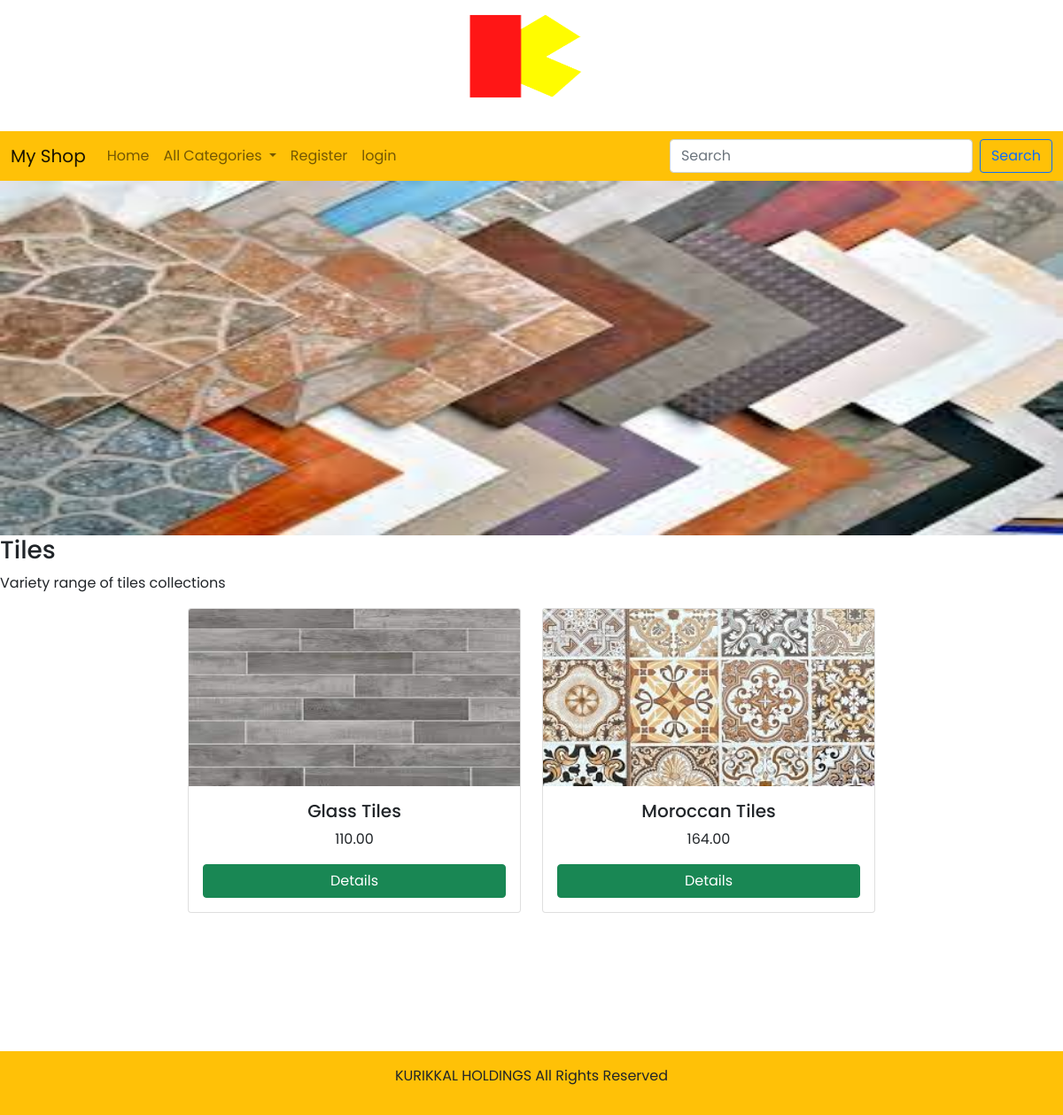
The app's page /product/Tiles with its own data.
### shop/models.py (models this page shows, shortened)
class Category(models.Model):
    name=models.CharField(max_length=20)
    desc=models.TextField()
    image=models.ImageField(upload_to="Category",null=True,blank=True)

class Product(models.Model):
    name = models.CharField(max_length=30)
    desc = models.TextField(default="")
    image = models.ImageField(upload_to='product', null=True, blank=True)
    price = models.DecimalField(max_digits=10, decimal_places=2)
    stock = models.IntegerField(default=0)
    available = models.BooleanField(default=True)
    created = models.DateTimeField(auto_now_add=True)
    updated = models.DateTimeField(auto_now=True)
    category = models.ForeignKey(Category, on_delete=models.CASCADE)

### shop/views.py (the view)
# urls.py: path('product/<p>',views.product,name='product'),
def product(request,p):
    c=Category.objects.get(name=p)
    p=Product.objects.filter(category=c)
    return render(request, 'product.html', context={'c': c,'p':p})

### cart/context_processors.py (called while the page is built)
def total_count(request):
    item_count=0
    u=request.user
    try:
        cart=Cart.objects.filter(user=u)
        for i in cart:
            item_count+=i.quantity
    except:
        item_count=0
    return {'count':item_count}

### shop/context_processors.py (called while the page is built)
def menu_links(request):
    c=Category.objects.all()
    return {'links':c}

### templates/product.html (shortened to what this page needs)
<!DOCTYPE html>
{% extends 'base.html' %}
{% load static %}
{% block content %}
<img src="{{ c.image.url }}" style="height: 400px; width: 100%">
<h3>{{ c.name }}</h3>
<p>{{ c.desc }}</p>
<div class="container-fluid" style="margin-bottom: 180px;">
  <div class="row justify-content-center">
    {% for i in p %}
      <div class="col-sm-4 mb-5">
        <div class="card">
          <img src="{{ i.image.url }}" height="200px" width="100%" class="card-img-top" alt="">
          <div class="card-body">
            <h5 class="card-title text-center">{{ i.name }}</h5>
            <p class="card-text text-center">{{ i.price }}</p>
            <a href="{% url 'shop:detail' i.name %} " class="btn btn-success d-block mx-auto">Details</a>
          </div>
        </div>
      </div>
    {% endfor %}
  </div>
</div>
{% endblock %}

### static/css/style.css (style rules this page uses)
body { background-color:white; font-family: 'Poppins', sans-serif; }

### records on screen
Category: image (picture), name "Tiles", desc "Variety range of tiles collections"
Product: image (picture), name "Glass Tiles", price "110.00"
Product: image (picture), name "Moroccan Tiles", price "164.00"
